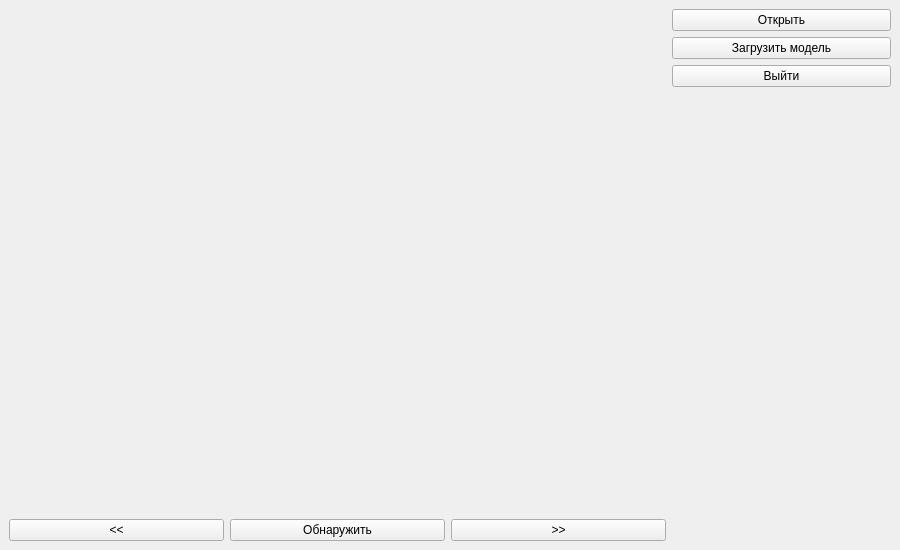
<?xml version="1.0" encoding="UTF-8"?>
<ui version="4.0">
 <class>MainWindow</class>
 <widget class="QMainWindow" name="MainWindow">
  <property name="geometry">
   <rect>
    <x>0</x>
    <y>0</y>
    <width>900</width>
    <height>550</height>
   </rect>
  </property>
  <property name="windowTitle">
   <string>Demo</string>
  </property>
  <widget class="QWidget" name="centralwidget">
   <layout class="QGridLayout" name="gridLayout">
    <item row="0" column="3">
     <layout class="QVBoxLayout" name="verticalLayout_OpenClose">
      <item>
       <widget class="QPushButton" name="btn_OpenFile">
        <property name="text">
         <string>Открыть</string>
        </property>
       </widget>
      </item>
      <item>
       <widget class="QPushButton" name="btn_LoadModelMeta">
        <property name="text">
         <string>Загрузить модель</string>
        </property>
       </widget>
      </item>
      <item>
       <widget class="QPushButton" name="btn_Quit">
        <property name="text">
         <string>Выйти</string>
        </property>
       </widget>
      </item>
     </layout>
    </item>
    <item row="4" column="0" colspan="3">
     <layout class="QHBoxLayout" name="horizontalLayout_btn_PrevNext">
      <property name="spacing">
       <number>6</number>
      </property>
      <item>
       <widget class="QPushButton" name="btn_FrameShowPrevious">
        <property name="text">
         <string>&lt;&lt;</string>
        </property>
       </widget>
      </item>
      <item>
       <widget class="QPushButton" name="btn_FrameRecognize">
        <property name="text">
         <string>Обнаружить</string>
        </property>
       </widget>
      </item>
      <item>
       <widget class="QPushButton" name="btn_FrameShowNext">
        <property name="text">
         <string>&gt;&gt;</string>
        </property>
       </widget>
      </item>
     </layout>
    </item>
    <item row="0" column="0" rowspan="4" colspan="3">
     <layout class="QVBoxLayout" name="verticalLayout_widgetVideo">
      <item>
       <widget class="QLabel" name="label_Image">
        <property name="maximumSize">
         <size>
          <width>800</width>
          <height>452</height>
         </size>
        </property>
        <property name="contextMenuPolicy">
         <enum>Qt::DefaultContextMenu</enum>
        </property>
        <property name="text">
         <string/>
        </property>
       </widget>
      </item>
      <item>
       <widget class="QWidget" name="widgetVideo" native="true">
        <property name="maximumSize">
         <size>
          <width>508</width>
          <height>299</height>
         </size>
        </property>
        <property name="layoutDirection">
         <enum>Qt::LeftToRight</enum>
        </property>
       </widget>
      </item>
     </layout>
    </item>
   </layout>
  </widget>
  <action name="action">
   <property name="text">
    <string>Открыть</string>
   </property>
  </action>
  <action name="action_3">
   <property name="text">
    <string>Выход</string>
   </property>
  </action>
 </widget>
 <resources/>
 <connections/>
</ui>
